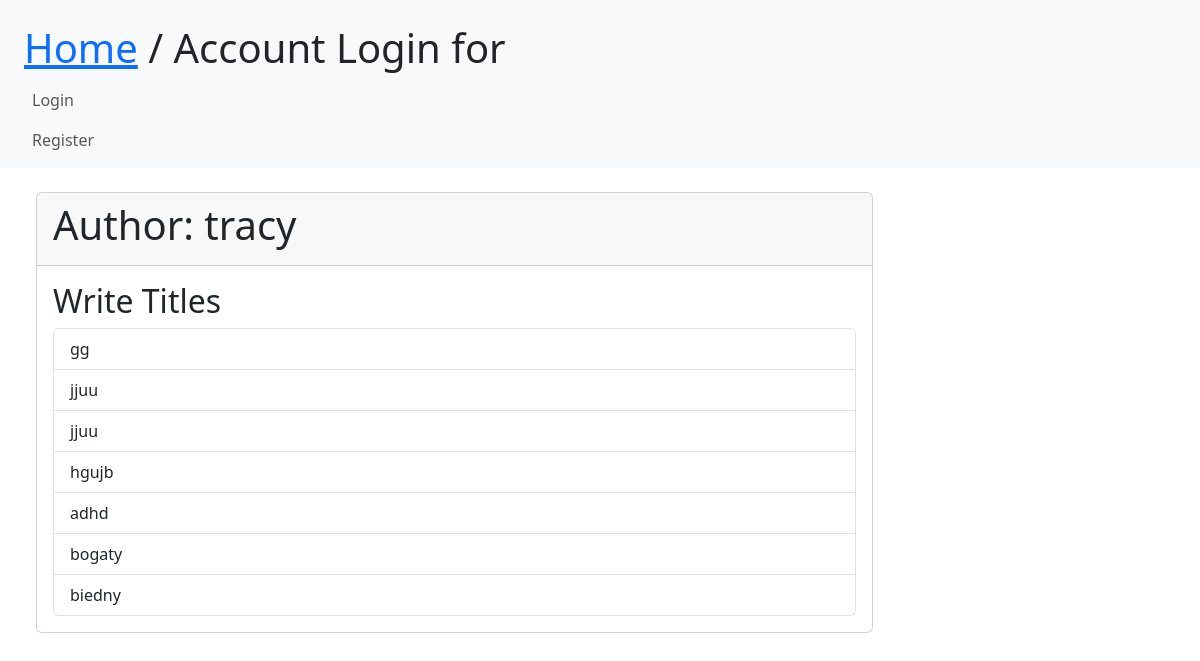
The page /authors/1/ on the database as committed earlier.
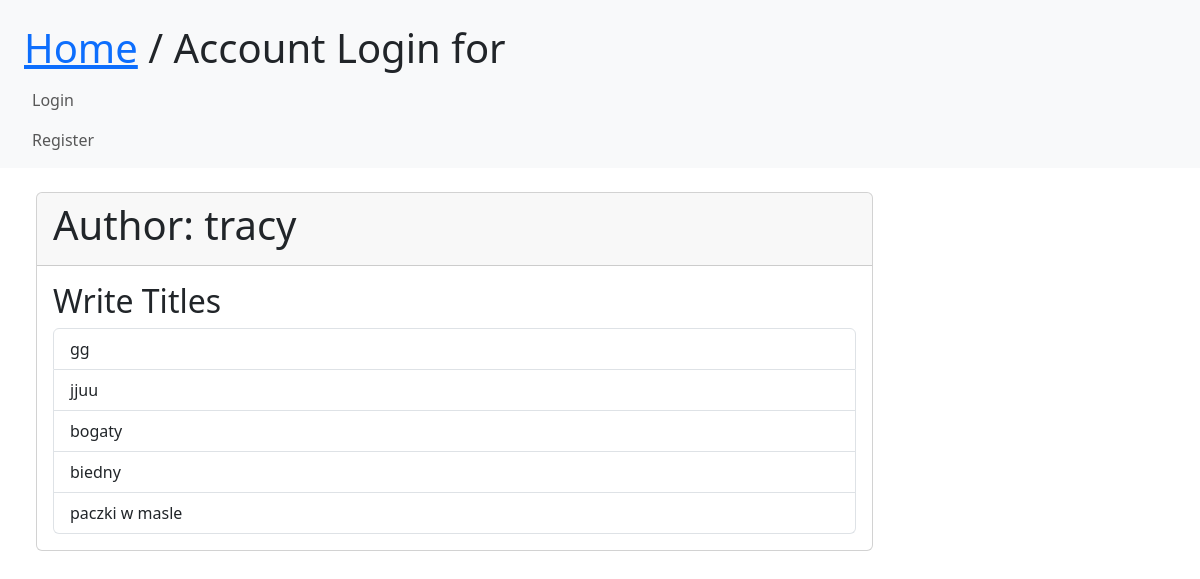
The same page on the database as committed later.
### media/models.py (models this page shows, shortened)
class Book(models.Model):
    title = models.CharField(max_length=150)
    year = models.IntegerField(validators=[validate_year])
    authors = models.ManyToManyField(Author, related_name="books")
    categories = models.ManyToManyField(Category)

### media/views.py (the view)
# urls.py: path('authors/<int:pk>/', AuthorDetailView.as_view(), name='detail_author'),
class AuthorDetailView(View):
    def get(self, request, pk):
        autorzy = Author.objects.get(pk=pk)
        return render(request, 'detailauthor.html', {'author': autorzy})

### media/templates/detailauthor.html (shortened to what this page needs)
{% extends 'base.html' %}
{% block content %}
<div class="card w-75">
    <div class="card-header">
        <h1> Author: {{ author.fullname }}</h1>
    </div>
    <div class="card-body">
        <h2> Write Titles</h2>
        <ul class="list-group">
            {% for book in author.books.all %}
            <li class="list-group-item">{{ book.title }}</li>
            {% endfor %}
        </ul>
    </div>
</div>
{% endblock %}

Rows that differ between the two databases and show on the page:
no longer on this page (row unchanged): Book: title "jjuu"
no longer on this page (row unchanged): Book: title "hgujb"
no longer on this page (row unchanged): Book: title "adhd"
added Book: title "paczki w masle"
